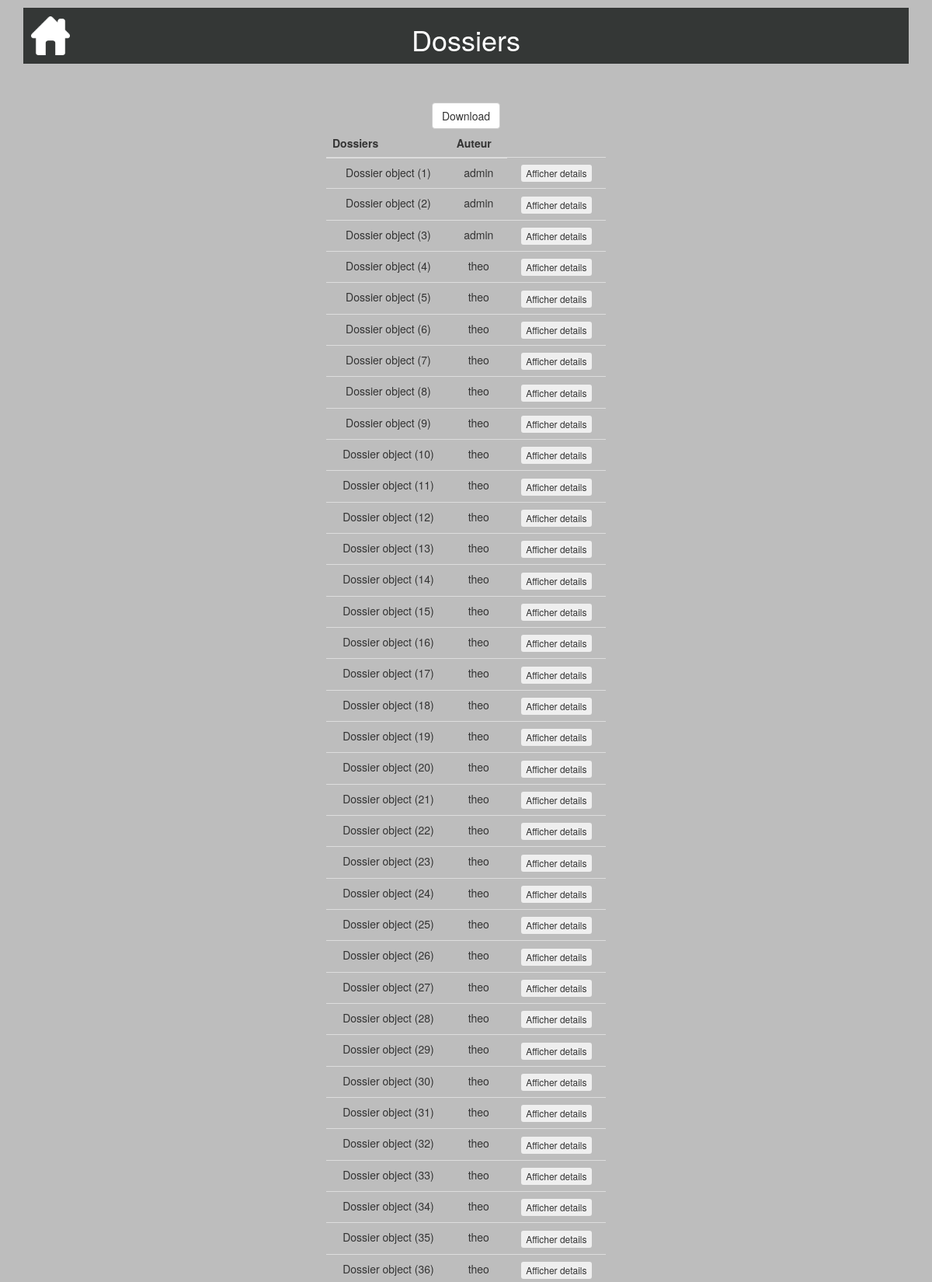
Screenshot of /consultertouslesdossiers/ (signed in, upper part) with the database file from the repository.
### calculdej/models.py (models this page shows, shortened)
class Dossier(models.Model):
    date = models.DateTimeField(default=timezone.now, blank=True, verbose_name="Date création")
    auteur = models.ForeignKey(settings.AUTH_USER_MODEL, on_delete=models.CASCADE)
    taille = models.DecimalField(default=0.0,max_digits=5, decimal_places=2)
    poids = models.DecimalField(default=0.0,max_digits=5, decimal_places=2)
    pathologie = models.CharField(default="",max_length=20)
    age = models.IntegerField(default=0)
    de = models.DecimalField(default=0.00,max_digits=5, decimal_places=2)
    sexe = models.CharField(default="",max_length=1)
    dernier = models.BooleanField(default=True)

### consultertouslesdossiers/views.py (the view, shortened to what this page needs)
# urls.py: url('consultertouslesdossiers/', include('consultertouslesdossiers.urls')),
@login_required
@user_passes_test(check_user)
def consultertouslesdossiers(request):
    dossiers = Dossier.objects.all()
    return render(request, 'consultertouslesdossiers/consultertouslesdossiers.html', locals())

### consultertouslesdossiers/views.py (called while the page is built)
def check_user(user):
    if user.is_authenticated:
        username = user.get_username()
    return username=='admin'

### consultertouslesdossiers/templates/consultertouslesdossiers/consultertouslesdossiers.html (shortened to what this page needs)
{% extends "base.html" %}
{% block header %}<h1>Dossiers</h1>{% endblock %}
{% block content %}
<table class="table">
  <thead>
       <tr>
           <th>Dossiers</th>
           <th>Auteur</th>
       </tr>
   </thead>
   <tbody>
     <a class="btn btn-default" href="{% url 'downloadcsv' %}" role="button">Download</a>
       {% for d in dossiers %}
       <tr>
           <td>{{ d }}</td>
           <td>{{ d.auteur }}</td>
           <td>
             <form method="post">
                 <button onclick="details()" class="btn btn-xs" type="submit" name="btnaffdetails" value="{{d.id}}">Afficher details</button>
             </form>
          </td>
       </tr>
      {%endfor%}
    </tbody>
</table>
{% endblock %}

### static/css/style.css (style rules this page uses)
body { background-color: #BDBDBD; margin-left: auto; margin-right: auto; }

### rows the page displays
Dossier: id "Dossier object (1)", auteur "admin"
Dossier: id "Dossier object (2)", auteur "admin"
Dossier: id "Dossier object (3)", auteur "admin"
Dossier: id "Dossier object (4)", auteur "theo"
Dossier: id "Dossier object (5)", auteur "theo"
Dossier: id "Dossier object (6)", auteur "theo"
Dossier: id "Dossier object (7)", auteur "theo"
Dossier: id "Dossier object (8)", auteur "theo"
Dossier: id "Dossier object (9)", auteur "theo"
Dossier: id "Dossier object (10)", auteur "theo"
Dossier: id "Dossier object (11)", auteur "theo"
Dossier: id "Dossier object (12)", auteur "theo"
Dossier: id "Dossier object (13)", auteur "theo"
Dossier: id "Dossier object (14)", auteur "theo"
Dossier: id "Dossier object (15)", auteur "theo"
Dossier: id "Dossier object (16)", auteur "theo"
Dossier: id "Dossier object (17)", auteur "theo"
Dossier: id "Dossier object (18)", auteur "theo"
Dossier: id "Dossier object (19)", auteur "theo"
Dossier: id "Dossier object (20)", auteur "theo"
Dossier: id "Dossier object (21)", auteur "theo"
Dossier: id "Dossier object (22)", auteur "theo"
Dossier: id "Dossier object (23)", auteur "theo"
Dossier: id "Dossier object (24)", auteur "theo"
Dossier: id "Dossier object (25)", auteur "theo"
Dossier: id "Dossier object (26)", auteur "theo"
Dossier: id "Dossier object (27)", auteur "theo"
Dossier: id "Dossier object (28)", auteur "theo"
Dossier: id "Dossier object (29)", auteur "theo"
Dossier: id "Dossier object (30)", auteur "theo"
Dossier: id "Dossier object (31)", auteur "theo"
Dossier: id "Dossier object (32)", auteur "theo"
Dossier: id "Dossier object (33)", auteur "theo"
Dossier: id "Dossier object (34)", auteur "theo"
Dossier: id "Dossier object (35)", auteur "theo"
Dossier: id "Dossier object (36)", auteur "theo"
